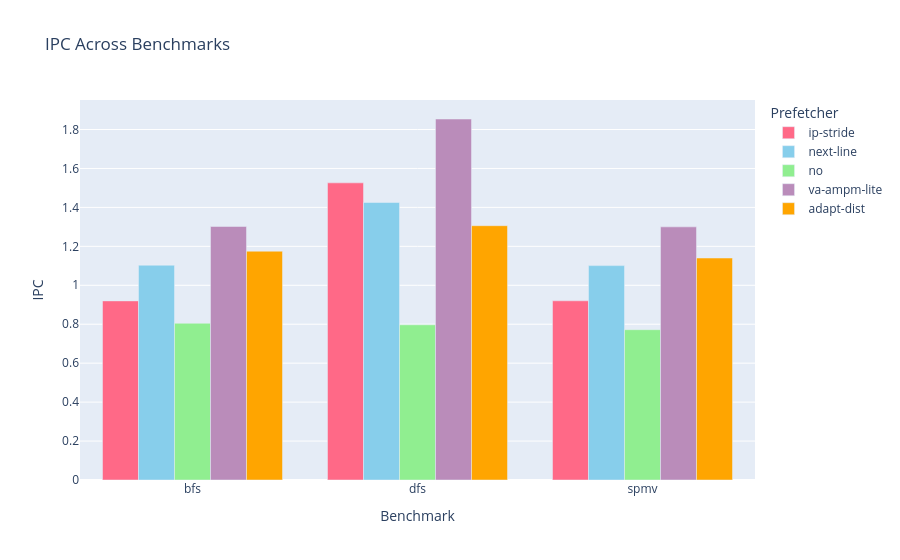
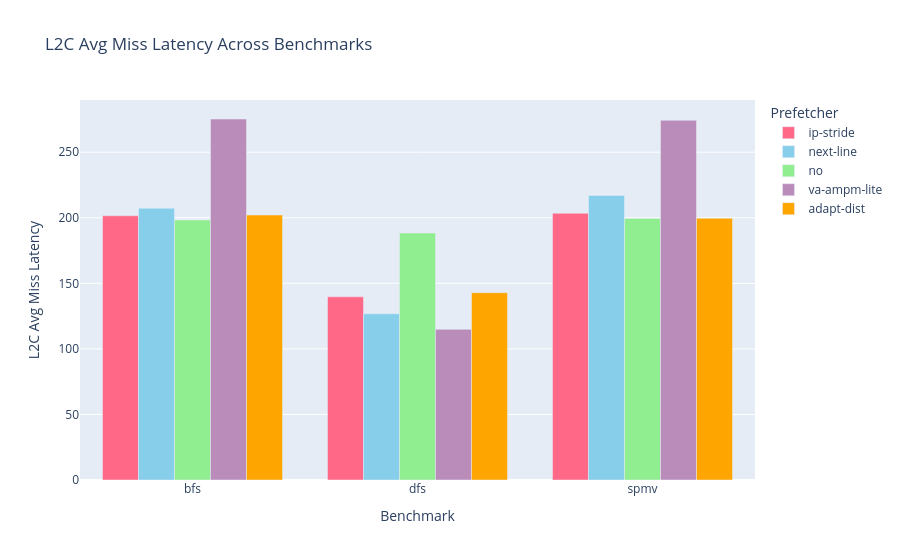

The notebook cell these images were saved under, in order:
### Code cell
import plotly.express as px

prefetch_colors={
    "ip-stride": "rgb(255, 105, 135)",  
    "next-line": "rgb(135, 206, 235)",  
    "va-ampm-lite": "rgb(186, 140, 186)",
    "adapt-dist": "rgb(255, 165, 0)",
    "no": "rgb(144, 238, 144)"
}

for metric in metrics:
    if "PREFETCH" not in metric.upper():
        df_metric = df_long[df_long['Metric'] == metric]
    
        fig = px.bar(
            df_metric, 
            x="Benchmark", 
            y="Value", 
            color="Prefetcher", 
            barmode="group", 
            title=f"{metric} Across Benchmarks",
            labels={"Value": metric, "Benchmark": "Benchmark", "Prefetcher": "Prefetcher"},
            color_discrete_map=prefetch_colors
        )

        if not df_metric.empty:
            fig.show()

### Figure 1 — Plotly figure (JSON) as saved in the notebook; plotly's stock layout.template omitted (floating-point values rounded to 4 significant figures)
{"data": [{"alignmentgroup": "True", "hovertemplate": "Prefetcher=ip-stride<br>Benchmark=%{x}<br>IPC=%{y}<extra></extra>", "legendgroup": "ip-stride", "marker": {"color": "rgb(255, 105, 135)", "pattern": {"shape": ""}}, "name": "ip-stride", "offsetgroup": "ip-stride", "orientation": "v", "showlegend": true, "textposition": "auto", "type": "bar", "x": ["bfs", "dfs", "spmv"], "xaxis": "x", "y": [0.9198, 1.526, 0.9203], "yaxis": "y"}, {"alignmentgroup": "True", "hovertemplate": "Prefetcher=next-line<br>Benchmark=%{x}<br>IPC=%{y}<extra></extra>", "legendgroup": "next-line", "marker": {"color": "rgb(135, 206, 235)", "pattern": {"shape": ""}}, "name": "next-line", "offsetgroup": "next-line", "orientation": "v", "showlegend": true, "textposition": "auto", "type": "bar", "x": ["bfs", "dfs", "spmv"], "xaxis": "x", "y": [1.103, 1.425, 1.101], "yaxis": "y"}, {"alignmentgroup": "True", "hovertemplate": "Prefetcher=no<br>Benchmark=%{x}<br>IPC=%{y}<extra></extra>", "legendgroup": "no", "marker": {"color": "rgb(144, 238, 144)", "pattern": {"shape": ""}}, "name": "no", "offsetgroup": "no", "orientation": "v", "showlegend": true, "textposition": "auto", "type": "bar", "x": ["bfs", "dfs", "spmv"], "xaxis": "x", "y": [0.805, 0.7971, 0.772], "yaxis": "y"}, {"alignmentgroup": "True", "hovertemplate": "Prefetcher=va-ampm-lite<br>Benchmark=%{x}<br>IPC=%{y}<extra></extra>", "legendgroup": "va-ampm-lite", "marker": {"color": "rgb(186, 140, 186)", "pattern": {"shape": ""}}, "name": "va-ampm-lite", "offsetgroup": "va-ampm-lite", "orientation": "v", "showlegend": true, "textposition": "auto", "type": "bar", "x": ["bfs", "dfs", "spmv"], "xaxis": "x", "y": [1.302, 1.854, 1.3], "yaxis": "y"}, {"alignmentgroup": "True", "hovertemplate": "Prefetcher=adapt-dist<br>Benchmark=%{x}<br>IPC=%{y}<extra></extra>", "legendgroup": "adapt-dist", "marker": {"color": "rgb(255, 165, 0)", "pattern": {"shape": ""}}, "name": "adapt-dist", "offsetgroup": "adapt-dist", "orientation": "v", "showlegend": true, "textposition": "auto", "type": "bar", "x": ["bfs", "dfs", "spmv"], "xaxis": "x", "y": [1.175, 1.306, 1.14], "yaxis": "y"}], "layout": {"barmode": "group", "legend": {"title": {"text": "Prefetcher"}, "tracegroupgap": 0}, "title": {"text": "IPC Across Benchmarks"}, "xaxis": {"anchor": "y", "domain": [0, 1], "title": {"text": "Benchmark"}}, "yaxis": {"anchor": "x", "domain": [0, 1], "title": {"text": "IPC"}}}}

### Figure 2 — Plotly figure (JSON) as saved in the notebook; plotly's stock layout.template omitted (floating-point values rounded to 4 significant figures)
{"data": [{"alignmentgroup": "True", "hovertemplate": "Prefetcher=ip-stride<br>Benchmark=%{x}<br>L2C Avg Miss Latency=%{y}<extra></extra>", "legendgroup": "ip-stride", "marker": {"color": "rgb(255, 105, 135)", "pattern": {"shape": ""}}, "name": "ip-stride", "offsetgroup": "ip-stride", "orientation": "v", "showlegend": true, "textposition": "auto", "type": "bar", "x": ["bfs", "dfs", "spmv"], "xaxis": "x", "y": [201.5, 139.7, 203.4], "yaxis": "y"}, {"alignmentgroup": "True", "hovertemplate": "Prefetcher=next-line<br>Benchmark=%{x}<br>L2C Avg Miss Latency=%{y}<extra></extra>", "legendgroup": "next-line", "marker": {"color": "rgb(135, 206, 235)", "pattern": {"shape": ""}}, "name": "next-line", "offsetgroup": "next-line", "orientation": "v", "showlegend": true, "textposition": "auto", "type": "bar", "x": ["bfs", "dfs", "spmv"], "xaxis": "x", "y": [207.2, 126.7, 217.0], "yaxis": "y"}, {"alignmentgroup": "True", "hovertemplate": "Prefetcher=no<br>Benchmark=%{x}<br>L2C Avg Miss Latency=%{y}<extra></extra>", "legendgroup": "no", "marker": {"color": "rgb(144, 238, 144)", "pattern": {"shape": ""}}, "name": "no", "offsetgroup": "no", "orientation": "v", "showlegend": true, "textposition": "auto", "type": "bar", "x": ["bfs", "dfs", "spmv"], "xaxis": "x", "y": [198.3, 188.3, 199.5], "yaxis": "y"}, {"alignmentgroup": "True", "hovertemplate": "Prefetcher=va-ampm-lite<br>Benchmark=%{x}<br>L2C Avg Miss Latency=%{y}<extra></extra>", "legendgroup": "va-ampm-lite", "marker": {"color": "rgb(186, 140, 186)", "pattern": {"shape": ""}}, "name": "va-ampm-lite", "offsetgroup": "va-ampm-lite", "orientation": "v", "showlegend": true, "textposition": "auto", "type": "bar", "x": ["bfs", "dfs", "spmv"], "xaxis": "x", "y": [275.3, 114.9, 274.3], "yaxis": "y"}, {"alignmentgroup": "True", "hovertemplate": "Prefetcher=adapt-dist<br>Benchmark=%{x}<br>L2C Avg Miss Latency=%{y}<extra></extra>", "legendgroup": "adapt-dist", "marker": {"color": "rgb(255, 165, 0)", "pattern": {"shape": ""}}, "name": "adapt-dist", "offsetgroup": "adapt-dist", "orientation": "v", "showlegend": true, "textposition": "auto", "type": "bar", "x": ["bfs", "dfs", "spmv"], "xaxis": "x", "y": [202.1, 142.8, 199.6], "yaxis": "y"}], "layout": {"barmode": "group", "legend": {"title": {"text": "Prefetcher"}, "tracegroupgap": 0}, "title": {"text": "L2C Avg Miss Latency Across Benchmarks"}, "xaxis": {"anchor": "y", "domain": [0, 1], "title": {"text": "Benchmark"}}, "yaxis": {"anchor": "x", "domain": [0, 1], "title": {"text": "L2C Avg Miss Latency"}}}}
